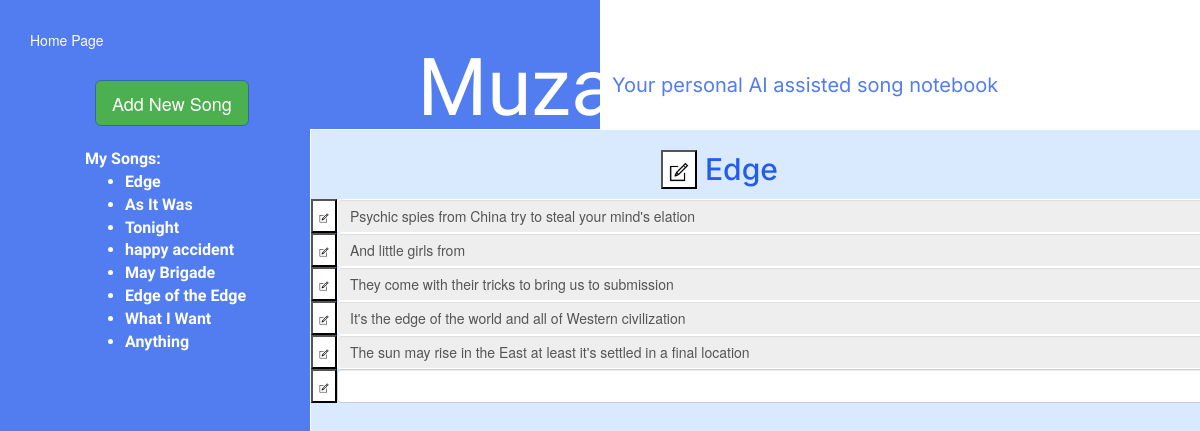
The app's page /song/Edge with its own data.
### tables this page shows
CREATE TABLE song
(
    id          integer
        constraint song_pk
            primary key,
    title       varchar,
    genre       varchar,
    inspiration varchar
);

CREATE TABLE "line"
(
    song_id       integer,
    line_num      integer,
    words_num     integer,
    max_words_num integer,
    uniqueness    float,
    rhyme         boolean,
    emotion       varchar
, line varchar);

### app.py (the view, shortened to what this page needs)
@app.route('/song/<song_name>', methods=['GET', 'POST'])
def song(song_name):
    conn = get_db_connection()
    songs = get_songs_dict(conn)
    update_parameters_table(conn, song_name)
    conn.close()
    return render_template('song.html', song_name=song_name, text=songs[song_name], songs=songs)

### app.py (called while the page is built)
def get_db_connection():
    conn = sqlite3.connect('muza_database.sqlite')
    conn.row_factory = sqlite3.Row
    return conn

### utils/sql_queries.py (called while the page is built)
def get_songs_dict(conn):
    songs_list = conn.execute("SELECT s.title, s.id from song s").fetchall()
    songs_names = conn.execute("SELECT s.title from song s").fetchall()
    songs_names = list(map(lambda x: x[0], songs_names))
    id2name = {k: v for v, k in songs_list}
    songs = {k: [] for k in songs_names}
    songs_text = conn.execute("SELECT l.song_id, l.line_num, l.line from line l").fetchall()
    for line in songs_text:
        songs[id2name[line[0]]].append((line[1], line[2]))
    return songs

def update_parameters_table(conn, song_name):
    songs_list = conn.execute("SELECT s.title, s.id from song s").fetchall()
    name2id = {v: k for v, k in songs_list}
    conn.execute("UPDATE parameters SET last_song_id =? WHERE id = 1", (name2id[song_name],))
    conn.commit()

### templates/song.html (shortened to what this page needs)
<!DOCTYPE html>
<html lang="en">
<link rel="stylesheet" href="{{ url_for('static', filename='css/song.css') }}">
<link rel="stylesheet" href="https://maxcdn.bootstrapcdn.com/bootstrap/3.4.1/css/bootstrap.min.css">
    <link rel="stylesheet" href="https://cdn.jsdelivr.net/bootstrap.tagsinput/0.8.0/bootstrap-tagsinput.css">
<head>
</head>
<body>
<form method="post" style="padding: 30px">
    <a name="main_button" href="{{ url_for('index') }}" type="submit" style="color:white; margin-top: 100px;">Home
        Page</a>
</form>
<div class="v1_143">
    <div class="v1_144">
        <form id="add_song_form" method="post">
            <button name="add_song_button" href="{{ url_for('add_song') }}" type="submit"
                    style="background-color:#4CAF50;" class="btn btn-primary btn-lg">Add New Song
            </button>
        </form>
    </div>
    <div class="v1_149">
        <b id="ai-setting">AI Settings</b> <br> <br>
        <label for="ending-words-input">ending words:</label>
        <br><input type="text" id="ending-words-input" data-role="tagsinput" class="form-control"> <br><br>
        <label for="line-key-words-input">keywords in a line:</label>
        <br><input id="line-key-words-input" type="text" data-role="tagsinput" class="form-control"><br>
        <br><label for="uniqueness">uniqueness</label>
        <input type="range" style="color: aliceblue" id="uniqueness" name="volume" min="0" max="1" step="0.1"><br>
        <input checked type="checkbox" id="rhyme"><label for="rhyme">make it rhyme</label> <br>
        <br><input type="checkbox" id="emotion-check"><label for="emotion">emotion:</label>
    </div>
    <div class="v1_145 col-sm" style="overflow-y:scroll;">
        <h2 style="padding-left: 350px; color: #245DEC; font-family: Inter;">
            <button onclick="showHelpWindowTitle()" style="background-color: white;"
                    class="help-button" id="help-button-title">
                <img style="width: 20px; height: 20px" src="{{ url_for('static', filename='images/edit_icon.png') }}"
                     alt="icon"></button>
            {{ song_name }}
        </h2>
        {% for i in range(100) %}
            {% if i <= songs[song_name]|length %}
                {% set display = "block" %}
            {% else %}
                {% set display = "none" %}
            {% endif %}
            <div id="main-div-{{ i }}" style="display: {{ display }}">
                <div style="display: flex;">
                    <button onclick="showHelpWindow({{ i }})" style="background-color: white;"
                            class="help-button" id="help-button-{{ i }}">
                        <img id="edit-icon" src="{{ url_for('static', filename='images/edit_icon.png') }}" alt="icon">
                    </button>
                <form method="post" id="form1" style="width: 1000px;">
                    {% if i == songs[song_name]|length %}
                        <input type="text" form="form1" rows="1" class="form-control text-song" name="text-{{ i }}" id="song-text-{{ i }}" value="">
                    {% elif i < songs[song_name]|length %}
                        <input type="text" form="form1" disabled rows="1" class="form-control text-song" name="text-{{ i }}" id="song-text-{{ i }}"
                               value="{{ songs[song_name][i][1] }}">
                    {% else %}
                        <input type="text" form="form1" rows="1" class="form-control text-song" name="text-{{ i }}"
                               id="song-text-{{ i }}" value="">
                    {% endif %}
                </form>
                </div>
            </div>
    {% endfor %}
    </div>
    <span class="v1_146">Muza</span><span class="v1_147" style="align-items: center">Your personal AI assisted song notebook</span>
    <span class="v1_148">
        My Songs:
        <ul>
            {% for song_name in songs %}
                <li><a href="{{ url_for('song', song_name=song_name) }}">{{ song_name }}</a></li>
            {% endfor %}
        </ul>
    </span>
</div>
</body>
</html>

### static/css/song.css (style rules this page uses)
#ai-setting { color: #517DF0; font-size: 20px; }
#edit-icon { width: 10px; height: 10px; }
body { background: linear-gradient(to right, #517DF0 50%, white 50%); height: 100%; font-size: 14px; }
* { box-sizing: border-box; }
body { font-size: 14px; }
.v1_143 { background: white; opacity: 1; top: 0; left: 0; overflow: hidden; }
.v1_144 { width: 212px; height: 600px; background: #517DF0; opacity: 1; position: absolute; top: 80px; left: 95px; overflow: hidden; }
.v1_149 { width: 212px; height: 600px; background: white; opacity: 1; position: absolute; top: 129px; right: 78px; border: 1px solid rgba(255, 255, 255, 1); overflow: hidden; padding: 15px; }
.v1_145 { width: 915px; height: 600px; background: #DAEAFE; opacity: 1; position: absolute; top: 129px; left: 310px; border: 1px solid rgba(255, 255, 255, 1); overflow: hidden; }
.v1_146 { width: 50%; color: white; position: absolute; top: 31px; left: 18%; font-family: ABeeZee, serif; font-size: 80px; opacity: 1; text-align: center; }
.v1_147 { width: 50%; color: #517DF0; position: absolute; top: 71px; left: 51%; font-family: Inter, serif; font-size: 20px; opacity: 1; text-align: left; }
.v1_148 { width: 200px; color: white; position: absolute; top: 143px; left: 80px; font-family: ABeeZee, serif; font-weight: Bold; font-size: 16px; opacity: 1; padding: 5px; }
a:link, a:visited { color: white; }
.form-control:disabled { background: #DAEAFE; border: 1px solid white; }

### records on screen
song: title "Edge"
line: line "Psychic spies from China try to steal your mind's elation"
line: line "And little girls from"
line: line "They come with their tricks to bring us to submission"
line: line "It's the edge of the world and all of Western civilization"
line: line "The sun may rise in the East at least it's settled in a final location"
song: title "As It Was"
song: title "Tonight"
song: title "happy accident"
song: title "May Brigade"
song: title "Edge of the Edge"
song: title "What I Want"
song: title "Anything"
